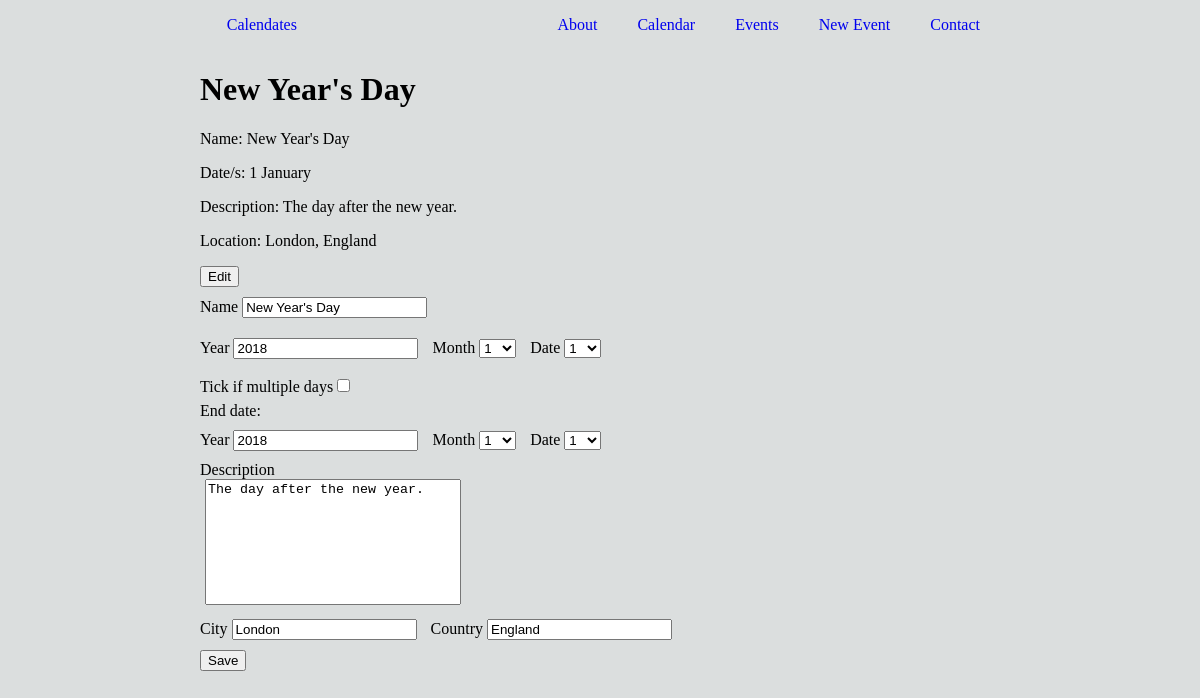
The page /calendates/events/1/ on the database as committed earlier.
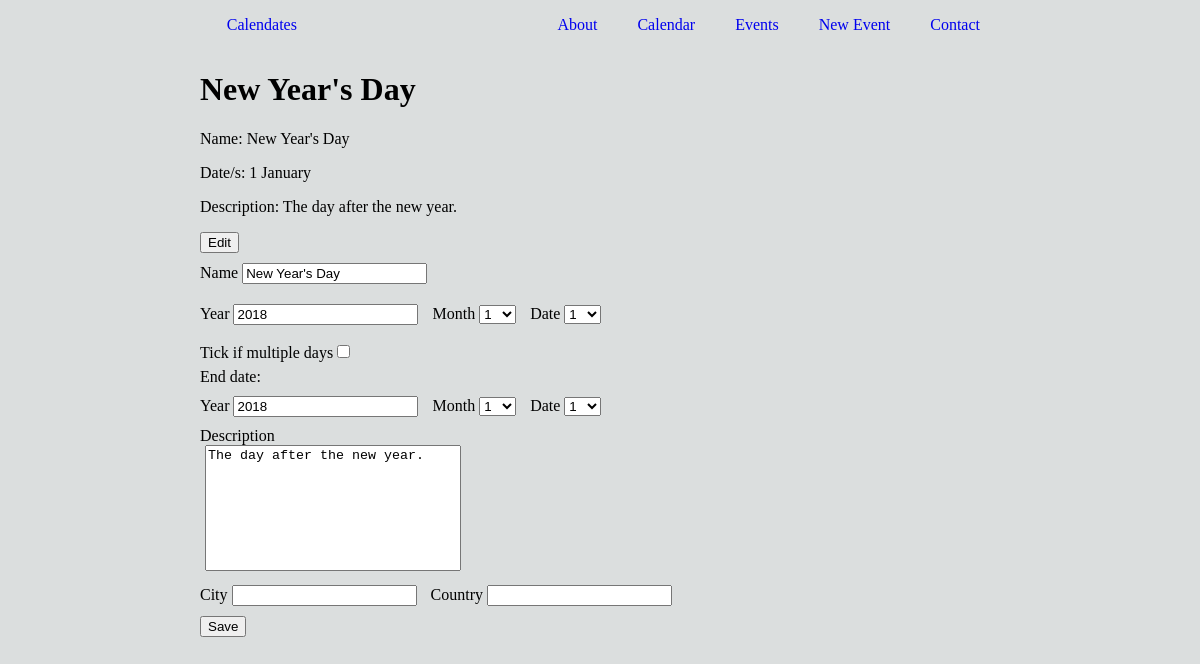
The same page on the database as committed later.
### database_setup.py (models this page shows, shortened)
class Event(db.Model):
	__tablename__ = 'event'
	id = db.Column(db.Integer, primary_key=True)
	name = db.Column(db.String(100), nullable=False)
	description = db.Column(db.String(1000))
	country = db.Column(db.String(50))
	city = db.Column(db.String(50))

class Date(db.Model):
	__tablename__ = 'date'
	id = db.Column(db.Integer, primary_key=True)
	year = db.Column(db.Integer) #?? nullable since some events may not know exact date yet
	month = db.Column(db.Integer)
	month_name = db.Column(db.String(9))
	date = db.Column(db.Integer)
	day = db.Column(db.String(8))
	events = db.relationship('Event', secondary=events_dates, lazy='subquery', backref=db.backref('dates'))

### project.py (the view)
@app.route('/calendates/events/<int:event_id>/', methods=['GET', 'POST'])
def eventInfo(event_id):
	event = Event.query.filter_by(id=event_id).one()
	if request.method == 'POST':
		if request.form['name']:
			event.name = request.form['name']
			event.description = request.form['description']
			event.country = request.form['country']
			event.city = request.form['city']
			year = int(request.form['year'])
			month = int(request.form['month'])
			date = int(request.form['date'])
			dateStart = Date.query.filter_by(year=year, month=month, date=date).one()
			newDates = []
			if dateStart: #make sure date is in database
				if request.form.get('multiple-days'): #change multiple dates
					yearEnd = int(request.form['year-end'])
					monthEnd = int(request.form['month-end'])
					dateEnd = int(request.form['date-end'])
					dateIsAfter = checkDates(year, month, date, yearEnd, monthEnd, dateEnd)
					if dateIsAfter:
						allSame = False
						while not allSame:
							newDate = Date.query.filter_by(year=year, month=month, date=date).one()
							newDates.append(newDate)
							if (year==yearEnd and month==monthEnd and date==dateEnd):
								allSame = True
							else:
								year, month, date = getNextDate(year, month, date)
						event.dates = [] #needed to get rid of all dates, otherwise if overlap will cause dates not to be in order.
						event.dates = newDates
					else:
						print "You need to make sure the 2nd date is after the first"
				else: #just change 1 date
					print "multiple days not ticked"
					newDates.append(dateStart)
					event.dates = newDates
			else:
				print "date not found, try a proper date. date not changed"
			db.session.add(event)
			db.session.commit()
			return redirect(url_for('events'))
		else:
			print "Event must have a name"
			return
	else:
		return render_template('eventinfo.html', event=event)

### templates/eventinfo.html (shortened to what this page needs)
{% extends "layout.html" %}
{% block head %}
	{{ super() }}
{% endblock %}
{% block heading %} {{event.name}} {% endblock %}
{% block main %}
	<div id="event-info-wrapper">
		<div>
			<p>Name: {{event.name}}</p>
			<p>
				Date/s: {{event.dates[0].date}} {{event.dates[0].month_name}}
			</p>
			<p>Description: {{event.description}}</p>
			{% if event.city or event.country %}
			<p>Location: {% if event.city %}{{event.city}}, {% endif %}{{event.country}}</p>
			{% endif %}
		</div>
		<button type="button">Edit</button>
		<form action="{{url_for('eventInfo', event_id=event.id)}}" method="post" id="edit-event">
			<div>
				<label for="name">Name</label>
				<input type="text" name="name" value="{{event.name}}">
			</div>
			<div>
				<label for="year">Year</label>
				<input type="number" name="year" maxlength="4" value="{{event.dates[0].year}}">
				<label for="month">Month</label>
				<select name="month">
					{% if event.dates[0].month %}
					<option value="{{event.dates[0].month}}">{{event.dates[0].month}}</option>
					{% endif %}
				</select>
				<label for="date">Date</label>
				<select name="date">
					{% for x in range(1,32) %}
					{% if event.dates[0].date == (x) %}
					<option value="{{(x)}}" selected>{{(x)}}</option>
					{% else %}
					<option value="{{(x)}}">{{(x)}}</option>
					{% endif %}
					{% endfor %}
				</select>
			</div>
			<div>
				<div>
					Tick if multiple days <input type="checkbox" name="multiple-days">
				</div>
				<div>End date:</div>
				<label for="year-end">Year</label>
				<input type="number" name="year-end" maxlength="4" value="{{event.dates[0].year}}">
				<label for="month-end">Month</label>
				<select name="month-end">
					{% if event.dates[-1].month %}
					<option value="{{event.dates[-1].month}}">{{event.dates[-1].month}}</option>
					{% endif %}
				</select>
				<label for="date-end">Date</label>
				<select name="date-end">
					{% for x in range(1,32) %}
					{% if event.dates[-1].date == (x) %}
					<option value="{{(x)}}" selected>{{(x)}}</option>
					{% else %}
					<option value="{{(x)}}">{{(x)}}</option>
					{% endif %}
					{% endfor %}
				</select>
			</div>
			<div>
				<div>Description</div>
				<textarea name="description" form="edit-event" maxlength="1000">{{event.description}}</textarea>
			</div>
			<div>
				<label for="city">City</label>
				<input type="text" name="city" value="{{event.city}}">
				<label for="country">Country</label>
				<input type="text" name="country" value="{{event.country}}">
			</div>
			<button>Save</button>
		</form>
	</div>
{% endblock %}

### templates/layout.html (shortened to what this page needs)
<!DOCTYPE html>
<html>
<head>
	{% block head %}
	<link rel="stylesheet" type="text/css" href="{{url_for('static', filename='style.css') }}">
	{% endblock %}
</head>
<body>
	<div id="wrapper">
		<header>
			<div id="home-btn">
				<a href="{{url_for('homePage')}}">Calendates</a>
			</div>
			<div id="navigation">
				<a href="{{url_for('about')}}"><div>About</div></a>
				<a href="{{url_for('homePage')}}"><div>Calendar</div></a>
				<a href="{{url_for('events')}}"><div>Events</div></a>
				<a href="{{url_for('newEvent')}}"><div>New Event</div></a>
				<a href="{{url_for('contact')}}"><div>Contact</div></a>
			</div>
		</header>
		<div id="content">
			<div id="heading">
				<h1>{% block heading %}{% endblock %}</h1>
			</div>
			<div id="main">
				{% block main %}{% endblock %}
			</div>
		</div>
	</div>
</body>
</html>

### static/style.css (style rules this page uses)
html, body { margin: 0; padding: 0; background-color: #DBDEDE; }
#wrapper { width: 100%; min-height: 100%; margin: 0 auto; flex: 1 0 auto; position: relative; }
a { text-decoration: none; }
header { width: 100%; max-width: 800px; height: 50px; display: flex; margin: 0 auto; }
#home-btn { flex-grow: 1; display: flex; align-items: center; justify-content: space-around; }
#navigation { flex-grow: 4; display: flex; align-items: center; justify-content: flex-end; }
#navigation div { margin: auto 20px; height: 100%; }
#content { max-width: 800px; margin: 0 auto; padding: 0 20px 100px; }
label { width: 100px; }
input, select { margin: 10px 10px 10px 0; }
textarea { width: 250px; height: 120px; resize: none; margin-left: 5px; }

Rows that differ between the two databases and show on the page:
changed Event "New Year's Day": city "London" → (not shown); country "England" → (not shown)
Other text that changed with them:
text no longer shown: "Location: ,"
